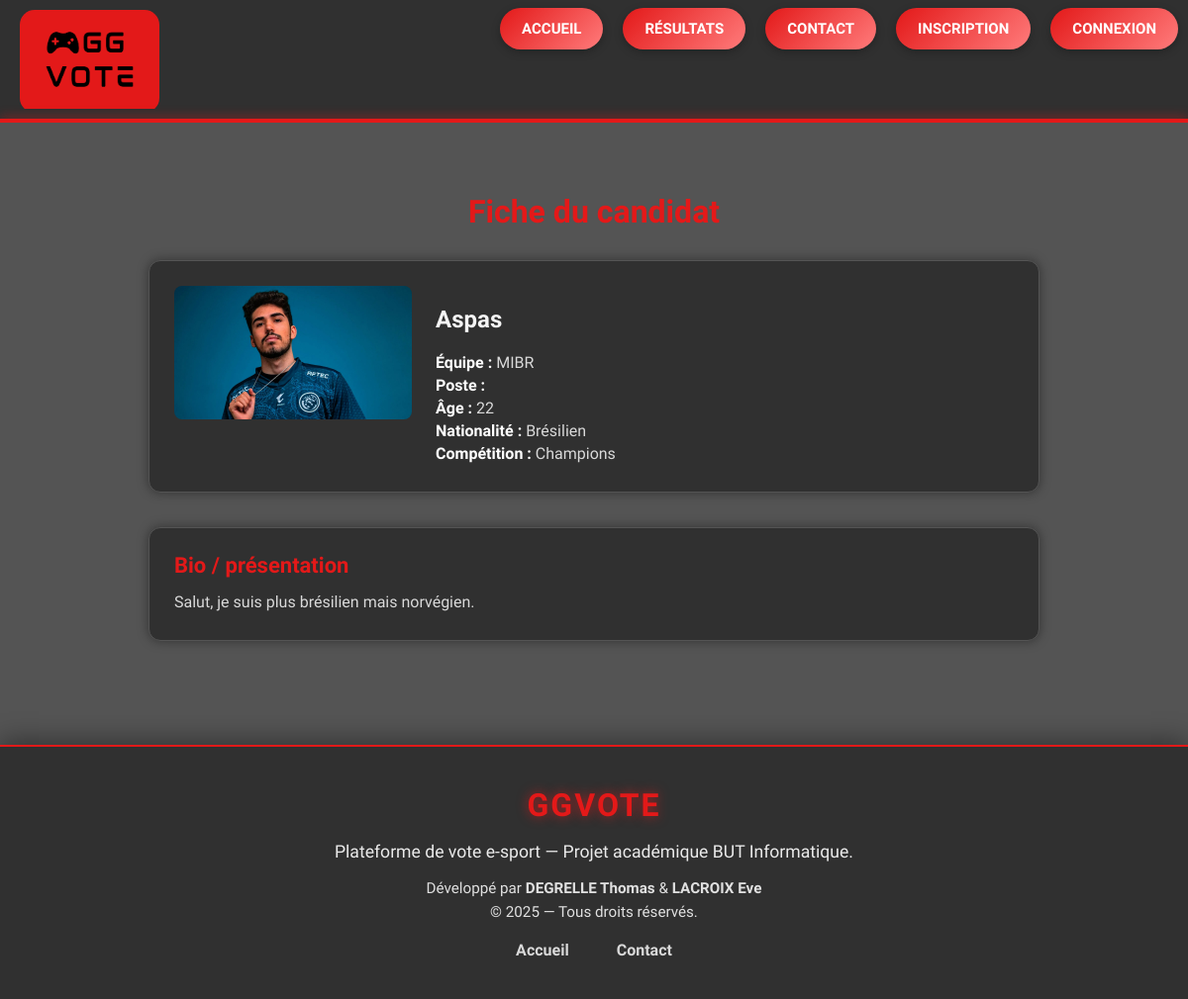
The app's page /candidat_fiche.php?id=1 with its own data.
### tables this page shows
CREATE TABLE IF NOT EXISTS `joueur` (
  `idjoueur` int NOT NULL AUTO_INCREMENT,
  `pseudo` varchar(45) NOT NULL,
  `equipe` varchar(70) DEFAULT NULL,
  `age` int DEFAULT NULL,
  `nationalite` varchar(45) DEFAULT NULL,
  `poste` varchar(45) DEFAULT NULL,
  `idadmin` int NOT NULL,
  `idcompetition` int NOT NULL,
  `photo` varchar(255) NOT NULL,
  `email_candidat` varchar(255) DEFAULT NULL,
  `mdp_candidat` varchar(255) DEFAULT NULL,
  `bio_candidat` text,
  `lien_media` varchar(255) DEFAULT NULL,
  `candidature_complete` tinyint(1) NOT NULL DEFAULT '1',
  `candidature_validee` tinyint(1) NOT NULL DEFAULT '1',
  PRIMARY KEY (`idjoueur`),
  KEY `fk_joueur_admin` (`idadmin`),
  KEY `fk_joueur_compet` (`idcompetition`)
);

CREATE TABLE IF NOT EXISTS `competition` (
  `idcompetition` int NOT NULL AUTO_INCREMENT,
  `nom_compet` varchar(255) NOT NULL,
  `date_debut` date NOT NULL,
  `date_fin` date NOT NULL,
  `statut` varchar(45) NOT NULL,
  `idadmin` int NOT NULL,
  `idjeu` int NOT NULL,
  PRIMARY KEY (`idcompetition`),
  KEY `fk_compet_admin` (`idadmin`),
  KEY `fk_compet_jeu` (`idjeu`)
);

### candidat_fiche.php (the view, shortened to what this page needs)
<?php
require 'header.php';
$connexion = dbconnect();
$idjoueur = isset($_GET['id']) ? (int)$_GET['id'] : 0;
$sql = "SELECT j.*, c.nom_compet
        FROM joueur j
        LEFT JOIN competition c ON c.idcompetition = j.idcompetition
        WHERE j.idjoueur = :id
          AND j.candidature_validee = 1";
$stmt = $connexion->prepare($sql);
$stmt->execute([':id' => $idjoueur]);
$cand = $stmt->fetch(PDO::FETCH_ASSOC);
?>
<div class="profil-container">
    <h1 class="profil-title">Fiche du candidat</h1>
    <section class="profil-card">
        <div style="display:flex; gap:24px; align-items:flex-start; flex-wrap:wrap;">
            <?php if (!empty($cand['photo'])): ?>
                <div>
                    <img src="images/<?= htmlspecialchars($cand['photo']) ?>"
                         alt="<?= htmlspecialchars($cand['pseudo']) ?>"
                         style="max-width:240px;border-radius:8px;">
                </div>
            <?php endif; ?>
            <div>
                <h2><?= htmlspecialchars($cand['pseudo']) ?></h2>
                <p><strong>Équipe :</strong> <?= htmlspecialchars($cand['equipe'] ?? '—') ?></p>
                <p><strong>Poste :</strong> <?= htmlspecialchars($cand['poste'] ?? '—') ?></p>
                <p><strong>Âge :</strong> <?= $cand['age'] ? (int)$cand['age'] : '—' ?></p>
                <p><strong>Nationalité :</strong> <?= htmlspecialchars($cand['nationalite'] ?? '—') ?></p>
                <p><strong>Compétition :</strong> <?= htmlspecialchars($cand['nom_compet'] ?? '—') ?></p>
            </div>
        </div>
    </section>
    <section class="profil-card">
        <h2 class="profil-card-title">Bio / présentation</h2>
        <p><?= nl2br(htmlspecialchars($cand['bio_candidat'] ?? 'Aucune bio renseignée.')) ?></p>
    </section>
</div>
<?php require 'footer.php'; ?>

### ggvote.css (style rules this page uses)
html, body { margin: 0; padding: 0; }
body { background-color: #545454; }
h1 { color: white; font-family: 'Exo 2', sans-serif; }
p { color: white; font-family: 'Exo 2', sans-serif; font-size: 16px; }
.profil-container { max-width: 1000px; margin: 40px auto 60px; padding: 0 16px; font-family: 'Exo 2', sans-serif; }
.profil-title { font-size: 36px; font-weight: 700; color: #D9D9D9; margin-bottom: 24px; }
.profil-card { background-color: #303030; border-radius: 18px; padding: 24px 28px; margin-bottom: 24px; box-shadow: 0 12px 30px rgba(0, 0, 0, 0.5); border-top: 3px solid #e31919; }
.profil-card-title { font-size: 26px; font-weight: 700; color: #D9D9D9; margin-bottom: 12px; }
.profil-card p { color: #D9D9D9; margin: 4px 0; }
.profil-card strong { color: #ffffff; }
.profil-container { max-width: 900px; margin: 40px auto; padding: 10px; font-family: 'Exo 2', sans-serif; color: #f5f5f5; }
.profil-title { text-align: center; font-size: 32px; margin-bottom: 30px; color: #e31919; }
.profil-card { background-color: #303030; padding: 25px; border-radius: 12px; margin-bottom: 35px; box-shadow: 0 0 12px rgba(0,0,0,0.4); border: 1px solid #545454; }
.profil-card-title { margin-top: 0; margin-bottom: 15px; font-size: 22px; color: #e31919; }

### records on screen
joueur: photo (picture), pseudo "Aspas", equipe "MIBR", age "22", nationalite "Brésilien", idcompetition.nom_compet "Champions", bio_candidat "Salut, je suis plus brésilien mais norvégien."
